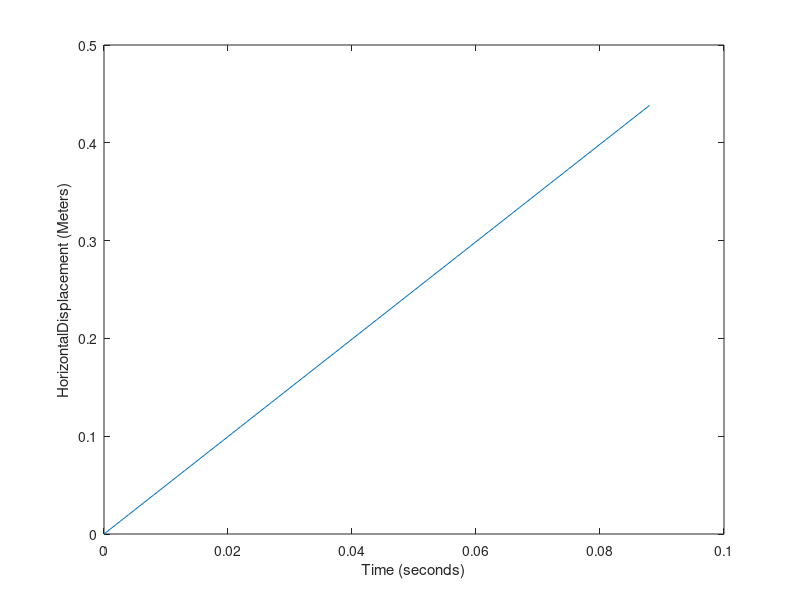
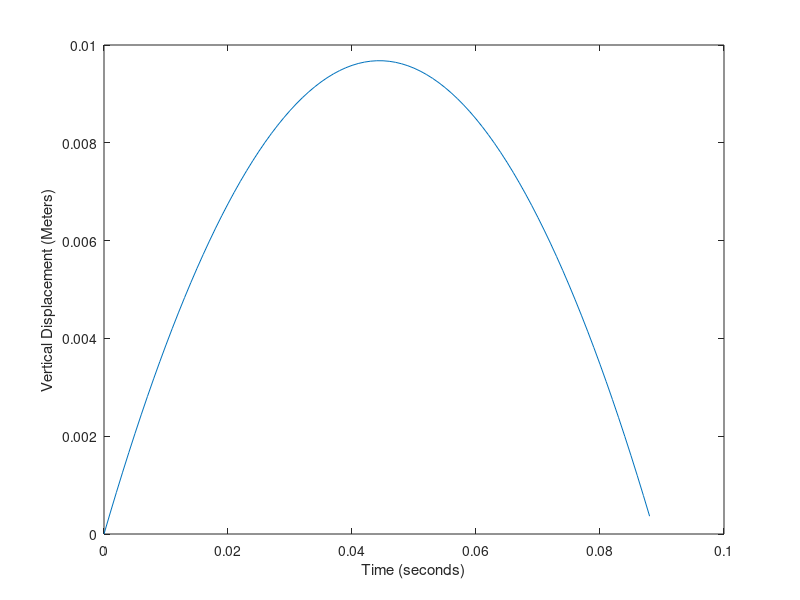

The MATLAB source for these figures, in order:
%%%%%%%%%%%%%%%%%%%%%%%%%%%%%%%%%%%%%%%%%%%%%%%%%%%%%%%%%%%%%%%%%%%%%%%%%%%

% Projectile.m
% @author: Tom Morrison
% @date: January 19, 2016
% Assignment 1, Problem 1

% This scipt prompts the user for an angle and initial airspeed
% and plots the horizontal and vertical displacements as a function of
% time.

%%%%%%%%%%%%%%%%%%%%%%%%%%%%%%%%%%%%%%%%%%%%%%%%%%%%%%%%%%%%%%%%%%%%%%%%%%%

% Prompt the user for and angle.
angle = input('Enter an angle theta in degrees ');

% Prompt the user for an initial air speed.
initialAirSpeed = input('Enter an initial airspeed in m/s ');

% Define constants.
g = -9.81;  % acceleration due to gravity m/s2.
dt = .001;  % time step size

% Determine the termination time for the object.
terminationTime = (-2*initialAirSpeed*sind(angle))/g;

% Determine time array.
time = (0:dt:terminationTime);

% Calculate horizontal displacement.
horizontalDisplacement = initialAirSpeed*cosd(angle).*time;
fprintf('\n The maximum horizontal displacement is %g %s \n ', max(horizontalDisplacement), 'meters'); % Checking purposes

% Calculate vertical displacment.
verticalDisplacement = .5*g.*time.^2 + initialAirSpeed*sind(angle).*time;
fprintf('\n The maximum vertical displacement is %g %s \n ', max(verticalDisplacement), 'meters'); % Checking purposes

% Plot the horizontal displacement vs time on figure 1.
plot (time, horizontalDisplacement)
xlabel('Time (seconds)')
ylabel('HorizontalDisplacement (Meters)')

% Plot the vertical displacement vs time on figure 2.
figure                               % Open figure 2
plot (time, verticalDisplacement)    % Plot on figure 2
xlabel('Time (seconds)')
ylabel('Vertical Displacement (Meters)')

